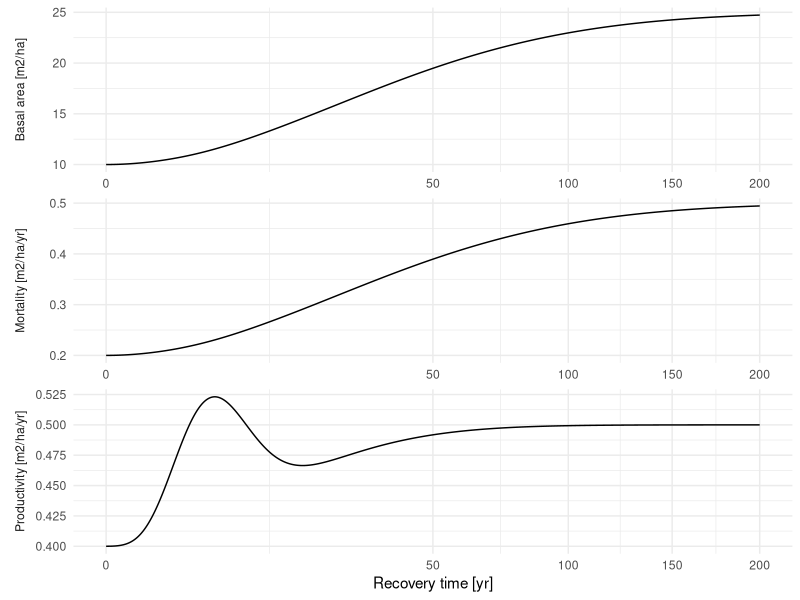
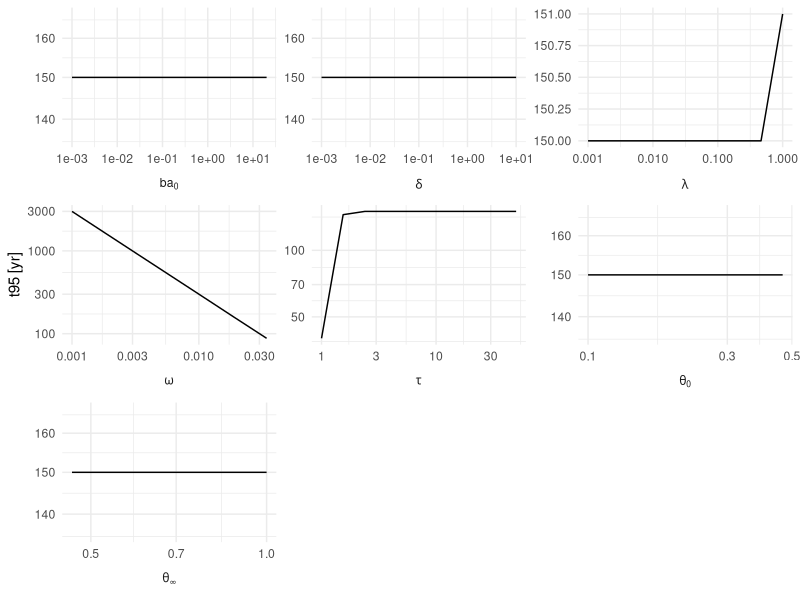

Reproduce these figures in R, in order.
## ---- chunk 1
#| message: false
#| warning: false
library(tidyverse)
## ---- chunk 2
ba <- function(x,
               tau = 10,
               lambda = 0.05,
               delta = 1,
               thetainf = 0.5,
               theta0 = 0.4,
               omega = 0.02,
               ba0 = 10) {
  k <- ba0 - thetainf / omega - ((theta0 - thetainf) * lambda) /
    (omega * lambda - 1) -
    (16 * exp(2) * delta * (thetainf - theta0)) / (tau^2 * (2 * omega - tau)^3)
  return(
    thetainf / omega + k * exp(-omega * x) + ((theta0 - thetainf) * lambda) /
      (omega * lambda - 1) * exp(-lambda * x) + (exp(1 - x / tau))^2 *
      (2 * delta * (thetainf - theta0)) / (tau^2 * (2 * omega - tau)) *
      (x^2 - x * 4 / (2 * omega - tau) + 8 / (2 * omega - tau)^2)
  )
}
prod <- function(x,
                 tau = 10,
                 lambda = 0.05,
                 delta = 1,
                 thetainf = 0.5,
                 theta0 = 0.4) {
  return(theta0 + (thetainf - theta0) * ((1 - exp(-lambda * x)) + delta *
                                           ((x / tau) * exp(1 - x / tau))^2))
}
mort <- function(x,
                 tau = 10,
                 lambda = 0.05,
                 delta = 1,
                 thetainf = 0.5,
                 theta0 = 0.4,
                 omega = 0.02,
                 ba0 = 10) {
  return(omega * ba(x, tau, lambda, delta, thetainf, theta0, omega, ba0))
}
## ---- chunk 3
facet_labs <- c(
  "ba" = "Basal area [m2/ha]",
  "prod" = "Productivity [m2/ha/yr]",
  "mort" = "Mortality [m2/ha/yr]"
)

data.frame(t = seq(0, 200, 1e-2)) |>
  mutate(
    ba = ba(t, tau = 5),
    prod = prod(t, tau = 5),
    mort = mort(t, tau = 5)
  ) |>
  pivot_longer(-t) |>
  ggplot(aes(t, value)) +
  geom_line() +
  scale_x_sqrt() +
  facet_wrap(~name,
    scales = "free", nrow = 3,
    labeller = labeller(name = facet_labs),
    strip.position = "left"
  ) +
  labs(x = "Recovery time [yr]", y = NULL) +
  theme_minimal() +
  theme(strip.placement = "outside")
## ---- chunk 4
# what parameters have the most effect on the recovery rate of ba?
pars <- data.frame(
  param = c(
    "tau", "lambda", "delta", "theta[infinity]",
    "theta[0]", "omega", "ba[0]"
  ),
  min = c(1, 1e-3, 1e-3, 0.1, 0.1, 0.001, 1e-3),
  max = c(50, 1, 10, 1, 1, 0.2, 20)
)

get_t95 <- function(tau, lambda, delta, thetainf, theta0, omega, ba0) {
  min(which(
    ba(1:1e4, tau, lambda, delta, thetainf, theta0, omega, ba0) > 0.95 *
      (thetainf / omega - ba0) + ba0
  ))
}
pars |>
  group_by(param) |>
  reframe(value = exp(seq(log(min), log(max), length.out = 10))) |>
  cbind(data.frame(
    tau = 10, lambda = 0.05, delta = 1, thetainf = 0.5,
    theta0 = 0.4, omega = 0.02, ba0 = 10
  )) |>
  mutate(
    tau = ifelse(param == "tau", value, tau), ,
    lambda = ifelse(param == "lambda", value, lambda),
    delta = ifelse(param == "delta", value, delta),
    thetainf = ifelse(param == "theta[infinity]", value, thetainf),
    theta0 = ifelse(param == "theta[0]", value, theta0),
    omega = ifelse(param == "omega", value, omega),
    ba0 = ifelse(param == "ba[0]", value, ba0)
  ) |>
  # constraints: theta0 < thetainf and ba0 < bainf = thetainf/omega
  subset(theta0 < thetainf & ba0 < thetainf / omega) |>
  rowwise() |>
  mutate(t95 = get_t95(tau, lambda, delta, thetainf, theta0, omega, ba0)) |>
  ggplot(aes(value, t95)) +
  geom_line() +
  scale_x_log10() +
  scale_y_log10() +
  facet_wrap(~param,
    scales = "free",
    labeller = label_parsed,
    strip.position = "bottom"
  ) +
  labs(x = NULL, y = "t95 [yr]") +
  theme_minimal() +
  theme(strip.placement = "outside")
